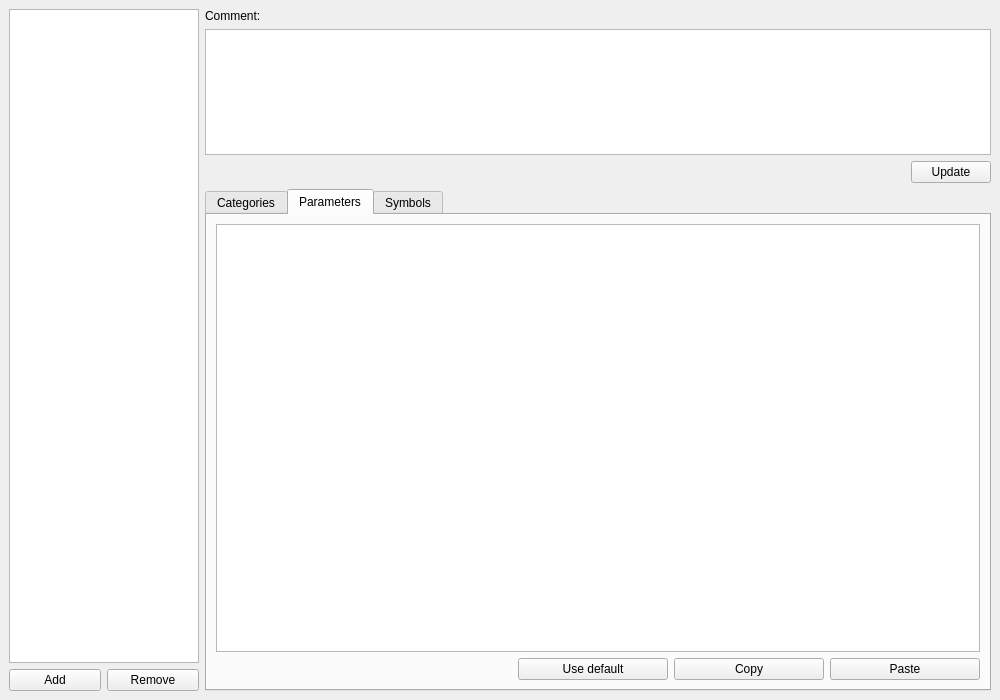
<?xml version="1.0" encoding="UTF-8"?>
<ui version="4.0">
 <class>PostureEditorWindow</class>
 <widget class="QWidget" name="PostureEditorWindow">
  <property name="geometry">
   <rect>
    <x>0</x>
    <y>0</y>
    <width>1000</width>
    <height>700</height>
   </rect>
  </property>
  <property name="windowTitle">
   <string>Posture editor</string>
  </property>
  <layout class="QHBoxLayout" name="horizontalLayout">
   <property name="leftMargin">
    <number>0</number>
   </property>
   <property name="topMargin">
    <number>0</number>
   </property>
   <property name="rightMargin">
    <number>0</number>
   </property>
   <property name="bottomMargin">
    <number>0</number>
   </property>
   <item>
    <widget class="QWidget" name="widget" native="true">
     <property name="sizePolicy">
      <sizepolicy hsizetype="Preferred" vsizetype="Preferred">
       <horstretch>1</horstretch>
       <verstretch>0</verstretch>
      </sizepolicy>
     </property>
     <layout class="QGridLayout" name="gridLayout">
      <property name="rightMargin">
       <number>0</number>
      </property>
      <item row="0" column="0" colspan="2">
       <widget class="QTableWidget" name="posturesTable">
        <property name="alternatingRowColors">
         <bool>true</bool>
        </property>
        <property name="selectionMode">
         <enum>QAbstractItemView::SingleSelection</enum>
        </property>
        <property name="selectionBehavior">
         <enum>QAbstractItemView::SelectRows</enum>
        </property>
       </widget>
      </item>
      <item row="1" column="0">
       <widget class="QPushButton" name="addPostureButton">
        <property name="text">
         <string>Add</string>
        </property>
       </widget>
      </item>
      <item row="1" column="1">
       <widget class="QPushButton" name="removePostureButton">
        <property name="text">
         <string>Remove</string>
        </property>
       </widget>
      </item>
     </layout>
    </widget>
   </item>
   <item>
    <widget class="QWidget" name="widget_2" native="true">
     <property name="sizePolicy">
      <sizepolicy hsizetype="Preferred" vsizetype="Preferred">
       <horstretch>4</horstretch>
       <verstretch>0</verstretch>
      </sizepolicy>
     </property>
     <layout class="QVBoxLayout" name="verticalLayout">
      <property name="leftMargin">
       <number>0</number>
      </property>
      <item>
       <widget class="QLabel" name="label">
        <property name="text">
         <string>Comment:</string>
        </property>
       </widget>
      </item>
      <item>
       <widget class="QPlainTextEdit" name="postureCommentTextEdit">
        <property name="sizePolicy">
         <sizepolicy hsizetype="Expanding" vsizetype="Expanding">
          <horstretch>0</horstretch>
          <verstretch>1</verstretch>
         </sizepolicy>
        </property>
       </widget>
      </item>
      <item>
       <widget class="QWidget" name="widget_3" native="true">
        <layout class="QHBoxLayout" name="horizontalLayout_2">
         <property name="leftMargin">
          <number>0</number>
         </property>
         <property name="topMargin">
          <number>0</number>
         </property>
         <property name="rightMargin">
          <number>0</number>
         </property>
         <property name="bottomMargin">
          <number>0</number>
         </property>
         <item>
          <spacer name="horizontalSpacer">
           <property name="orientation">
            <enum>Qt::Horizontal</enum>
           </property>
           <property name="sizeHint" stdset="0">
            <size>
             <width>40</width>
             <height>20</height>
            </size>
           </property>
          </spacer>
         </item>
         <item>
          <widget class="QPushButton" name="updatePostureCommentButton">
           <property name="text">
            <string>Update</string>
           </property>
          </widget>
         </item>
        </layout>
       </widget>
      </item>
      <item>
       <widget class="QTabWidget" name="tabWidget">
        <property name="sizePolicy">
         <sizepolicy hsizetype="Expanding" vsizetype="Expanding">
          <horstretch>0</horstretch>
          <verstretch>4</verstretch>
         </sizepolicy>
        </property>
        <property name="currentIndex">
         <number>1</number>
        </property>
        <widget class="QWidget" name="tab">
         <attribute name="title">
          <string>Categories</string>
         </attribute>
         <layout class="QVBoxLayout" name="verticalLayout_4">
          <item>
           <widget class="QTableWidget" name="categoriesTable">
            <property name="alternatingRowColors">
             <bool>true</bool>
            </property>
            <property name="selectionMode">
             <enum>QAbstractItemView::SingleSelection</enum>
            </property>
            <property name="selectionBehavior">
             <enum>QAbstractItemView::SelectRows</enum>
            </property>
           </widget>
          </item>
         </layout>
        </widget>
        <widget class="QWidget" name="tab_3">
         <attribute name="title">
          <string>Parameters</string>
         </attribute>
         <layout class="QVBoxLayout" name="verticalLayout_3">
          <item>
           <widget class="QTableWidget" name="parametersTable">
            <property name="alternatingRowColors">
             <bool>true</bool>
            </property>
            <property name="selectionMode">
             <enum>QAbstractItemView::SingleSelection</enum>
            </property>
            <property name="selectionBehavior">
             <enum>QAbstractItemView::SelectRows</enum>
            </property>
           </widget>
          </item>
          <item>
           <widget class="QWidget" name="widget_4" native="true">
            <layout class="QHBoxLayout" name="horizontalLayout_3">
             <property name="leftMargin">
              <number>0</number>
             </property>
             <property name="topMargin">
              <number>0</number>
             </property>
             <property name="rightMargin">
              <number>0</number>
             </property>
             <property name="bottomMargin">
              <number>0</number>
             </property>
             <item>
              <spacer name="horizontalSpacer_2">
               <property name="orientation">
                <enum>Qt::Horizontal</enum>
               </property>
               <property name="sizeHint" stdset="0">
                <size>
                 <width>40</width>
                 <height>20</height>
                </size>
               </property>
              </spacer>
             </item>
             <item>
              <widget class="QPushButton" name="useDefaultParameterValueButton">
               <property name="minimumSize">
                <size>
                 <width>150</width>
                 <height>0</height>
                </size>
               </property>
               <property name="text">
                <string>Use default</string>
               </property>
              </widget>
             </item>
             <item>
              <widget class="QPushButton" name="copyParametersButton">
               <property name="minimumSize">
                <size>
                 <width>150</width>
                 <height>0</height>
                </size>
               </property>
               <property name="text">
                <string>Copy</string>
               </property>
              </widget>
             </item>
             <item>
              <widget class="QPushButton" name="pasteParametersButton">
               <property name="minimumSize">
                <size>
                 <width>150</width>
                 <height>0</height>
                </size>
               </property>
               <property name="text">
                <string>Paste</string>
               </property>
              </widget>
             </item>
            </layout>
           </widget>
          </item>
         </layout>
        </widget>
        <widget class="QWidget" name="tab_2">
         <attribute name="title">
          <string>Symbols</string>
         </attribute>
         <layout class="QVBoxLayout" name="verticalLayout_2">
          <item>
           <widget class="QTableWidget" name="symbolsTable">
            <property name="alternatingRowColors">
             <bool>true</bool>
            </property>
            <property name="selectionMode">
             <enum>QAbstractItemView::SingleSelection</enum>
            </property>
            <property name="selectionBehavior">
             <enum>QAbstractItemView::SelectRows</enum>
            </property>
           </widget>
          </item>
          <item>
           <widget class="QWidget" name="widget_5" native="true">
            <layout class="QHBoxLayout" name="horizontalLayout_4">
             <property name="leftMargin">
              <number>0</number>
             </property>
             <property name="topMargin">
              <number>0</number>
             </property>
             <property name="rightMargin">
              <number>0</number>
             </property>
             <property name="bottomMargin">
              <number>0</number>
             </property>
             <item>
              <spacer name="horizontalSpacer_3">
               <property name="orientation">
                <enum>Qt::Horizontal</enum>
               </property>
               <property name="sizeHint" stdset="0">
                <size>
                 <width>40</width>
                 <height>20</height>
                </size>
               </property>
              </spacer>
             </item>
             <item>
              <widget class="QPushButton" name="useDefaultSymbolValueButton">
               <property name="text">
                <string>Use default</string>
               </property>
              </widget>
             </item>
            </layout>
           </widget>
          </item>
         </layout>
        </widget>
       </widget>
      </item>
     </layout>
    </widget>
   </item>
  </layout>
 </widget>
 <resources/>
 <connections/>
</ui>
